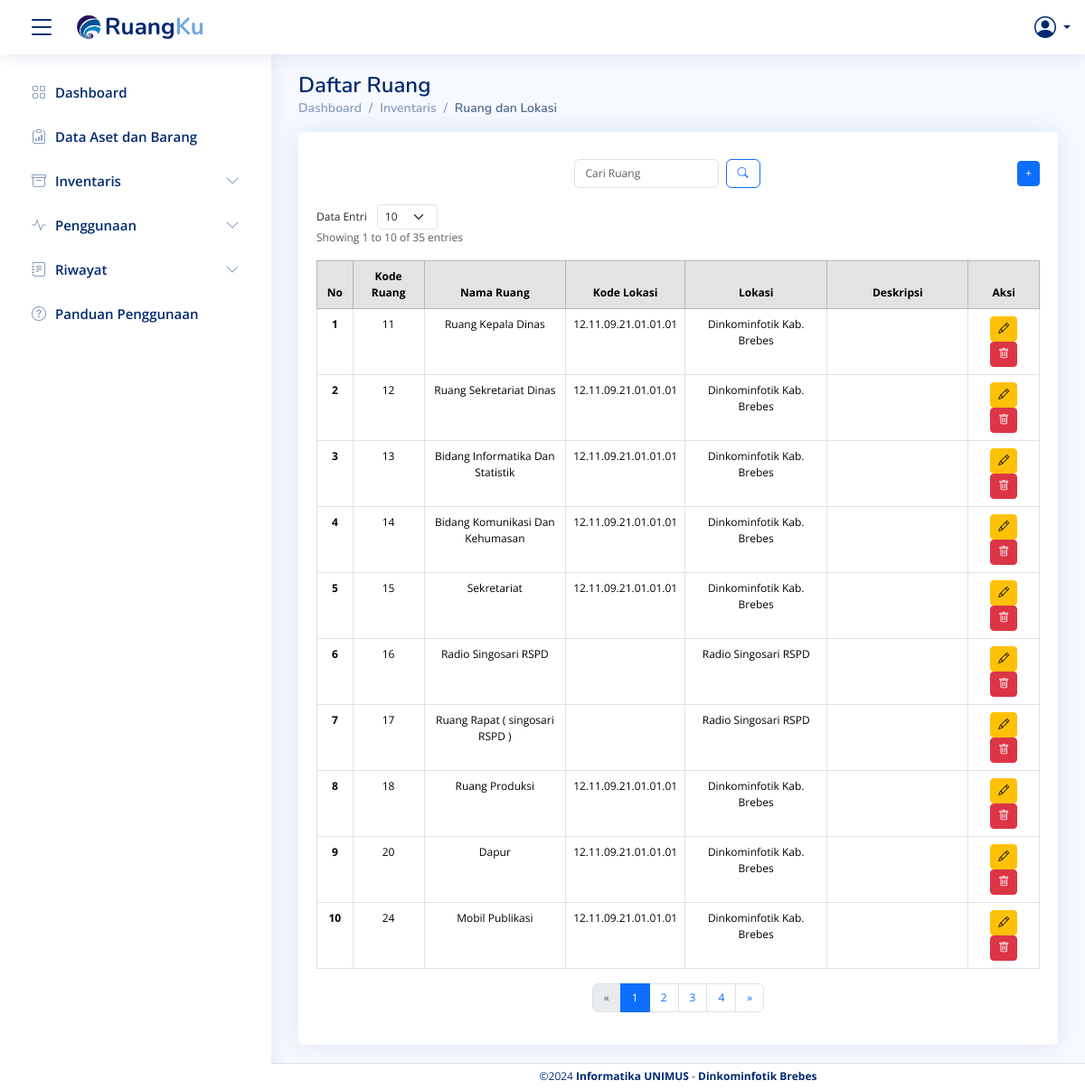
Page /lokasi.php on the earlier database version.
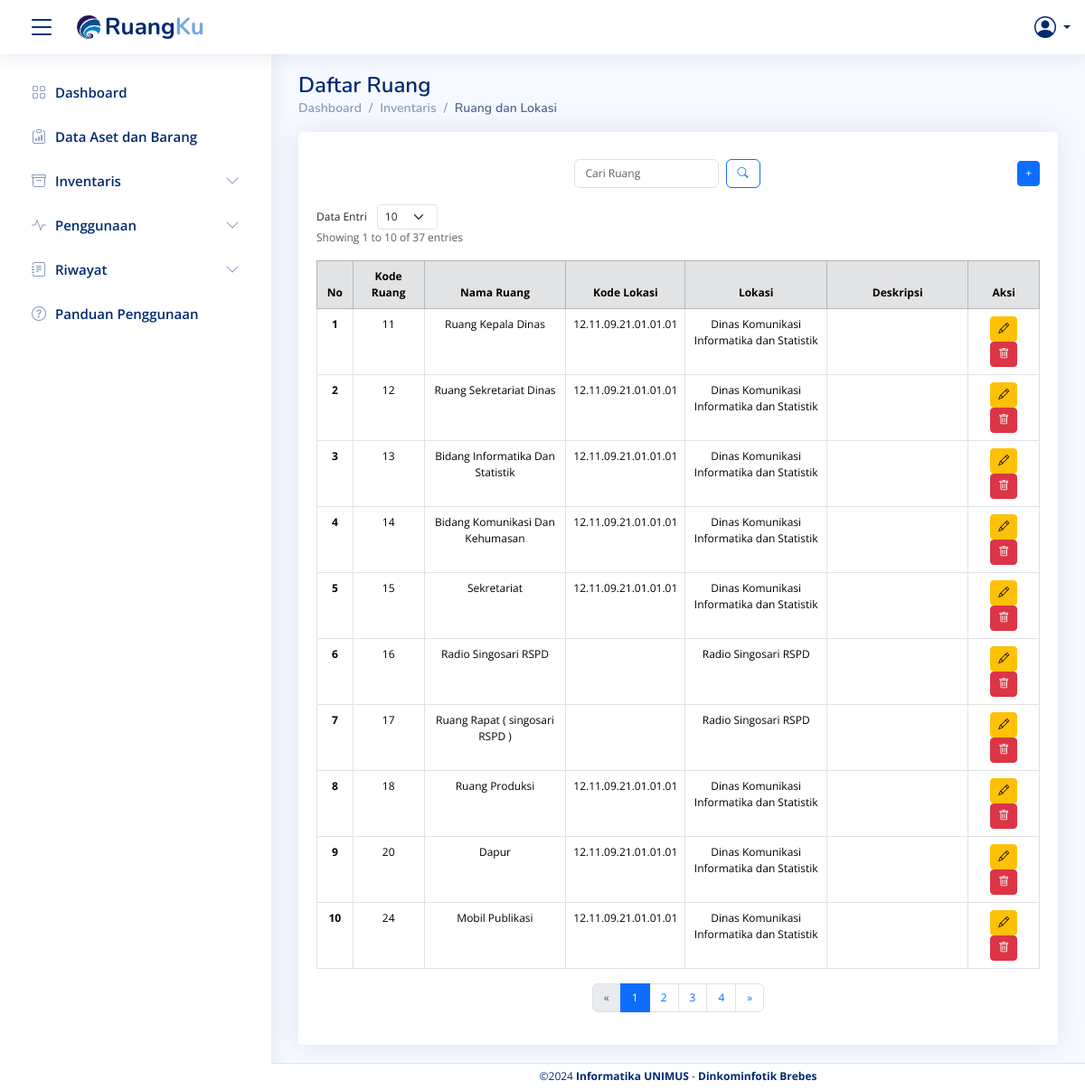
Same page on the later database version.
### tables this page shows
CREATE TABLE `lokasi` (
  `id_lokasi` varchar(50) NOT NULL,
  `nama_lokasi` varchar(100) NOT NULL,
  `bid_lokasi` varchar(50) DEFAULT NULL,
  `tempat_lokasi` varchar(100) DEFAULT NULL,
  `kategori_lokasi` varchar(50) DEFAULT NULL,
  `desk_lokasi` text
);

### proses/lokasi/get data/get_lokasi.php (called while the page is built, shortened)
<?php
include('koneksi/koneksi.php');
$limit = isset($_GET['limit']) ? (int)$_GET['limit'] : 10;
$page = isset($_GET['page']) ? (int)$_GET['page'] : 1;
$start = ($page - 1) * $limit;
$search_query = "";
$search_params = [];
$param_types = "";
$sql = "SELECT * FROM lokasi $search_query LIMIT ?, ?";
$stmt = mysqli_prepare($conn, $sql);
$param_types .= "ii";
array_push($search_params, $start, $limit);
mysqli_stmt_bind_param($stmt, $param_types, ...$search_params);
mysqli_stmt_execute($stmt);
$result = mysqli_stmt_get_result($stmt);
$count_sql = "SELECT COUNT(*) AS total FROM lokasi $search_query";
$count_stmt = mysqli_prepare($conn, $count_sql);
mysqli_stmt_execute($count_stmt);
$count_result = mysqli_stmt_get_result($count_stmt);
$total_records = mysqli_fetch_assoc($count_result)['total'];
$end = min($start + $limit, $total_records);
$showing_text = "Showing " . ($start + 1) . " to " . $end . " of " . $total_records . " entries";
$offset = $start;
$no = $offset + 1;
?>

### lokasi.php (the view, shortened to what the changed rows need)
<?php
include("component/header.php");
include("proses/lokasi/get data/get_lokasi.php");
?>
<main id="main" class="main">
  <div class="pagetitle">
    <h1>Daftar Ruang</h1>
  </div>
  <div class="card">
    <div class="card-body" style="padding-top: 20px;">
      <div class="d-flex justify-content-between align-items-center mb-2" style="padding-top: 10px; padding-bottom: 10px">
        <div class="flex-grow-1 d-flex justify-content-center">
        </div>
        <div>
        </div>
      </div>
      <div>
        <form method="GET" action="">
        </form>
      </div>
      <?php
      echo "<p class='text-muted'>$showing_text</p>";
      ?>
      <div class="table-responsive">
        <table class="table table-bordered" style="font-size: 14px;">
          <thead class="table-secondary text-center">
            <tr>
              <th scope="col" style="width: 5%;">No</th>
              <th scope="col" style="width: 10%;">Kode Ruang</th>
              <th scope="col" style="width: 20%;">Nama Ruang</th>
              <th scope="col" style="width: 15%;">Kode Lokasi</th>
              <th scope="col" style="width: 20%;">Lokasi</th>
              <th scope="col" style="width: 20%;">Deskripsi</th>
              <th scope="col" style="width: 10%;">Aksi</th>
            </tr>
          </thead>
          <tbody>
            <?php
            while ($row = mysqli_fetch_assoc($result)) {
              echo "<tr class='text-center'>";
              echo "<th scope='row'>{$no}</th>";
              echo "<td>{$row['id_lokasi']}</td>";
              echo "<td>{$row['bid_lokasi']}</td>";
              echo "<td>{$row['nama_lokasi']}</td>";
              echo "<td>{$row['tempat_lokasi']}</td>";
              echo "<td>{$row['desk_lokasi']}</td>";
              echo "<td>
                    <a href='frm_edit_lokasi.php?id_lokasi={$row['id_lokasi']}' class='btn btn-warning btn-sm' title='Edit'>
                    <i class='bi bi-pencil'></i>
                    </a>
                    <button class='btn btn-danger btn-sm btn-hapus' data-id_lokasi='{$row['id_lokasi']}' title='Hapus'>
                    <i class='bi bi-trash'></i>
                    </button>
                    </td>";
              echo "</tr>";
              $no++;
            }
            ?>
          </tbody>
        </table>
        <?php if ($total_records > $limit) : ?>
          <nav aria-label="Page navigation example" class="d-flex justify-content-center">
          </nav>
        <?php endif; ?>
      </div>
    </div>
  </div>
</main>
<?php include("component/footer.php"); ?>

Differences in the rows shown:
changed lokasi "Ruang Kepala Dinas": tempat_lokasi "Dinkominfotik Kab. Brebes" → "Dinas Komunikasi Informatika dan Statistik"
changed lokasi "Ruang Sekretariat Dinas": tempat_lokasi "Dinkominfotik Kab. Brebes" → "Dinas Komunikasi Informatika dan Statistik"
changed lokasi "Bidang Informatika Dan Statistik": tempat_lokasi "Dinkominfotik Kab. Brebes" → "Dinas Komunikasi Informatika dan Statistik"
changed lokasi "Bidang Komunikasi Dan Kehumasan": tempat_lokasi "Dinkominfotik Kab. Brebes" → "Dinas Komunikasi Informatika dan Statistik"
changed lokasi "Sekretariat": tempat_lokasi "Dinkominfotik Kab. Brebes" → "Dinas Komunikasi Informatika dan Statistik"
changed lokasi "Ruang Produksi": tempat_lokasi "Dinkominfotik Kab. Brebes" → "Dinas Komunikasi Informatika dan Statistik"
changed lokasi "Dapur": tempat_lokasi "Dinkominfotik Kab. Brebes" → "Dinas Komunikasi Informatika dan Statistik"
changed lokasi "Mobil Publikasi": tempat_lokasi "Dinkominfotik Kab. Brebes" → "Dinas Komunikasi Informatika dan Statistik"
Other differences:
$showing_text: "Showing 1 to 10 of 35 entries" → "Showing 1 to 10 of 37 entries"
